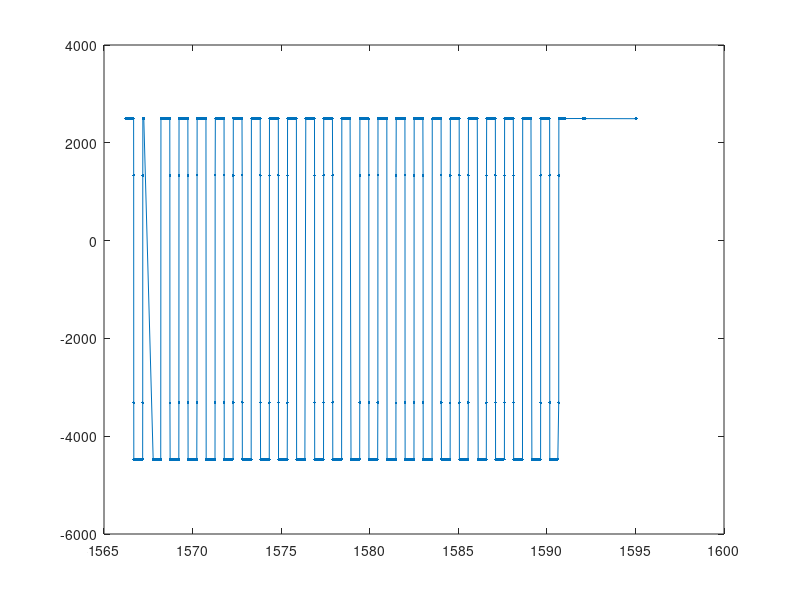
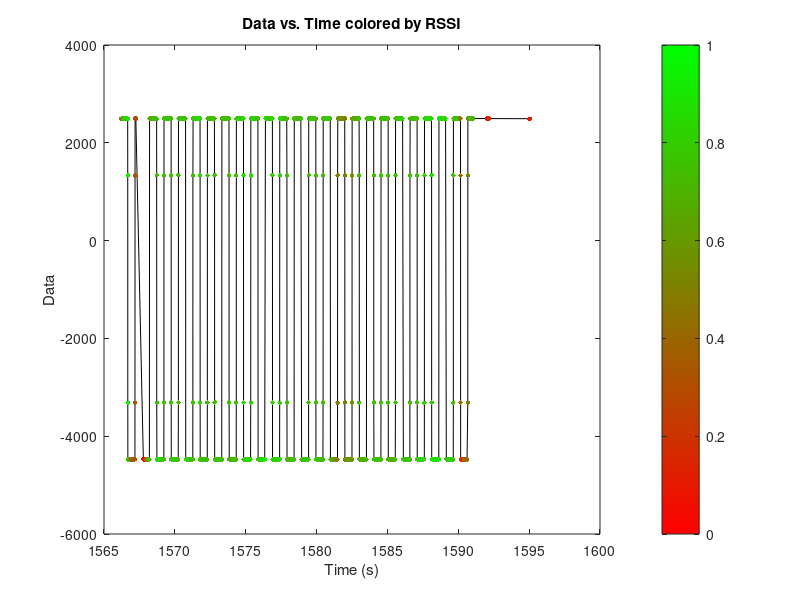

Recreate these plots in MATLAB, in order.
% Save the data


% Close the serial port
if(exist('ser', 'var'))
    ser.delete();
    clear ser;
    save('data.mat', 'data_struct');
end
% Load the data
load('data.mat');

% Get the number of data points
num_data_points = length(data_struct);

data = [];
lqi = [];
rssi = [];
t = [];
sps = 250;
tvec = 0:1/sps:(0+7/sps);
% Extract the time, data, and LQI from the structure
for i = 2:num_data_points
    data = [data, data_struct(i).data(:)'];
    lqi = [lqi, repmat(data_struct(i).lqi, 1, 8)];
    rssi = [rssi, repmat(data_struct(i).rssi, 1, 8)];
    t = [t, tvec + (data_struct(i).counter_val / 32.768e3)];
end



% Normalize LQI to the range [0, 1]
idx = lqi > 0;
lqi(idx) = [];
data(idx) = [];
rssi(idx) = [];
t(idx) = [];
median(data);

figure;
plot(t, data, '.-');


% Create a color map that goes from red to green
cmap = [linspace(1, 0, 256)', linspace(0, 1, 256)', zeros(256, 1)];

% Create a new figure
figure;

rssi_norm = (rssi - min(rssi));
rssi_norm = round(rssi_norm * (255 / max(rssi_norm)));

% Plot the data
plot(t, data, 'k-');
hold on;
scatter(t, data, 10, cmap(rssi_norm+1, :), 'filled');


% Set the color map
colormap(cmap);



% Add a color bar
colorbar;

% Set the labels
xlabel('Time (s)');
ylabel('Data');
title('Data vs. Time colored by RSSI');

% Hold off the plot
hold off;
